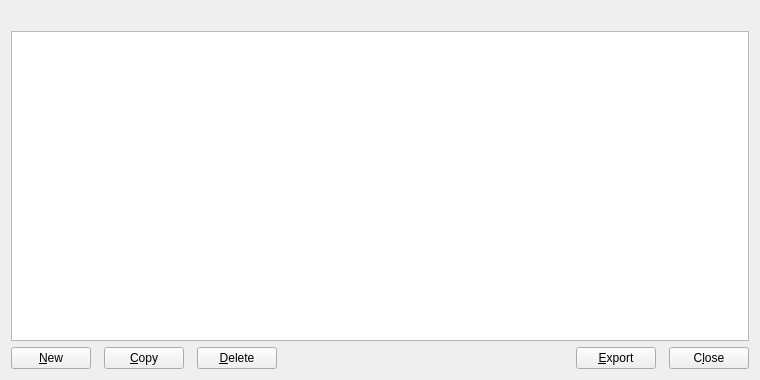
<?xml version="1.0" encoding="UTF-8"?>
<ui version="4.0">
 <class>AddressBookPage</class>
 <widget class="QWidget" name="AddressBookPage">
  <property name="geometry">
   <rect>
    <x>0</x>
    <y>0</y>
    <width>760</width>
    <height>380</height>
   </rect>
  </property>
  <layout class="QVBoxLayout" name="verticalLayout">
   <item>
    <widget class="QLabel" name="labelExplanation">
     <property name="textFormat">
      <enum>Qt::PlainText</enum>
     </property>
     <property name="wordWrap">
      <bool>true</bool>
     </property>
    </widget>
   </item>
   <item>
    <widget class="QTableView" name="tableView">
     <property name="contextMenuPolicy">
      <enum>Qt::CustomContextMenu</enum>
     </property>
     <property name="toolTip">
      <string>Right-click to edit address or label</string>
     </property>
     <property name="tabKeyNavigation">
      <bool>false</bool>
     </property>
     <property name="alternatingRowColors">
      <bool>false</bool>
     </property>
     <property name="selectionMode">
      <enum>QAbstractItemView::SingleSelection</enum>
     </property>
     <property name="selectionBehavior">
      <enum>QAbstractItemView::SelectRows</enum>
     </property>
     <property name="sortingEnabled">
      <bool>true</bool>
     </property>
     <attribute name="verticalHeaderVisible">
      <bool>false</bool>
     </attribute>
    </widget>
   </item>
   <item>
    <layout class="QHBoxLayout" name="horizontalLayout">
     <property name="spacing">
      <number>13</number>
     </property>
     <item>
      <widget class="QPushButton" name="newAddress">
       <property name="toolTip">
        <string>Create a new address</string>
       </property>
       <property name="text">
        <string>&amp;New</string>
       </property>
       <property name="icon">
        <iconset resource="../bicoscoin.qrc">
         <normaloff>:/icons/add</normaloff>:/icons/add</iconset>
       </property>
       <property name="autoDefault">
        <bool>false</bool>
       </property>
      </widget>
     </item>
     <item>
      <widget class="QPushButton" name="copyAddress">
       <property name="toolTip">
        <string>Copy the currently selected address to the system clipboard</string>
       </property>
       <property name="text">
        <string>&amp;Copy</string>
       </property>
       <property name="icon">
        <iconset resource="../bicoscoin.qrc">
         <normaloff>:/icons/editcopy</normaloff>:/icons/editcopy</iconset>
       </property>
       <property name="autoDefault">
        <bool>false</bool>
       </property>
      </widget>
     </item>
     <item>
      <widget class="QPushButton" name="deleteAddress">
       <property name="toolTip">
        <string>Delete the currently selected address from the list</string>
       </property>
       <property name="text">
        <string>&amp;Delete</string>
       </property>
       <property name="icon">
        <iconset resource="../bicoscoin.qrc">
         <normaloff>:/icons/remove</normaloff>:/icons/remove</iconset>
       </property>
       <property name="autoDefault">
        <bool>false</bool>
       </property>
      </widget>
     </item>
     <item>
      <spacer name="horizontalSpacer">
       <property name="orientation">
        <enum>Qt::Horizontal</enum>
       </property>
       <property name="sizeHint" stdset="0">
        <size>
         <width>40</width>
         <height>20</height>
        </size>
       </property>
      </spacer>
     </item>
     <item>
      <widget class="QPushButton" name="exportButton">
       <property name="toolTip">
        <string>Export the data in the current tab to a file</string>
       </property>
       <property name="text">
        <string>&amp;Export</string>
       </property>
       <property name="icon">
        <iconset resource="../bicoscoin.qrc">
         <normaloff>:/icons/export</normaloff>:/icons/export</iconset>
       </property>
       <property name="autoDefault">
        <bool>false</bool>
       </property>
      </widget>
     </item>
     <item>
      <widget class="QPushButton" name="closeButton">
       <property name="sizePolicy">
        <sizepolicy hsizetype="Minimum" vsizetype="Minimum">
         <horstretch>0</horstretch>
         <verstretch>0</verstretch>
        </sizepolicy>
       </property>
       <property name="text">
        <string>C&amp;lose</string>
       </property>
       <property name="autoDefault">
        <bool>false</bool>
       </property>
      </widget>
     </item>
    </layout>
   </item>
  </layout>
 </widget>
 <resources>
  <include location="../bicoscoin.qrc"/>
 </resources>
 <connections/>
</ui>
